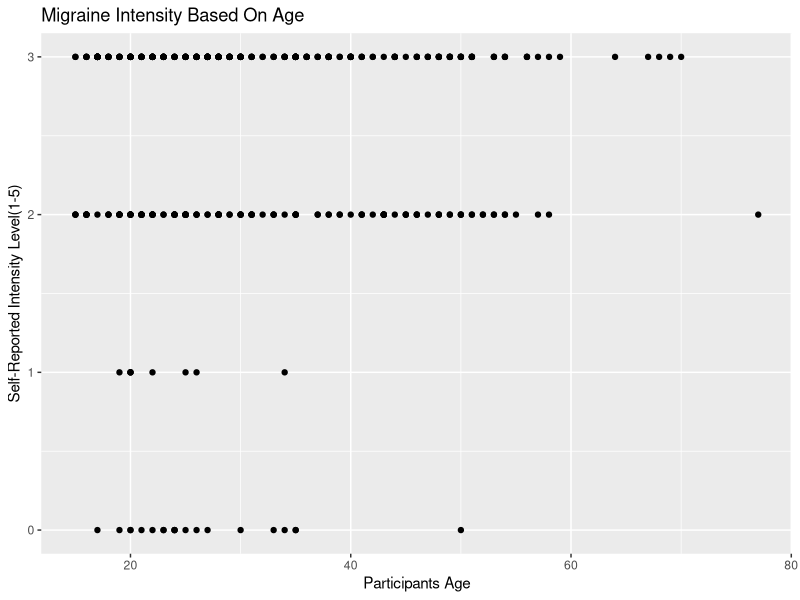
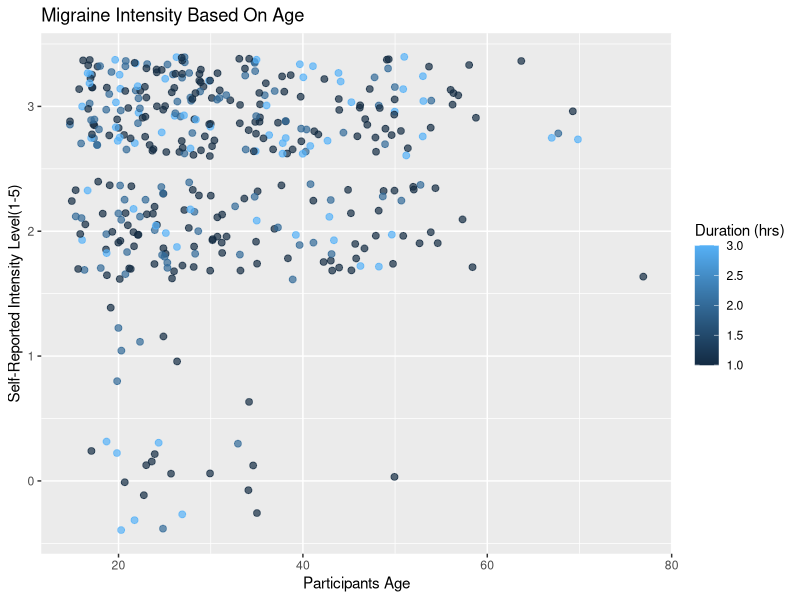
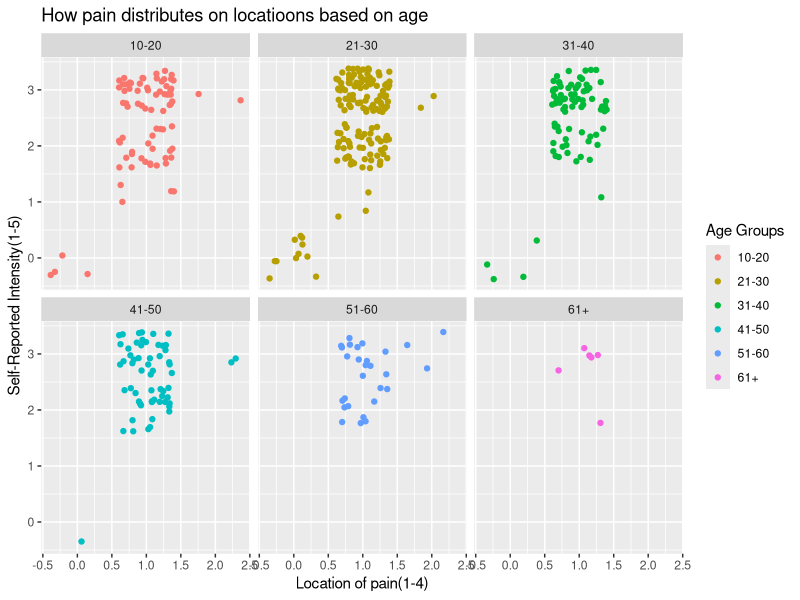
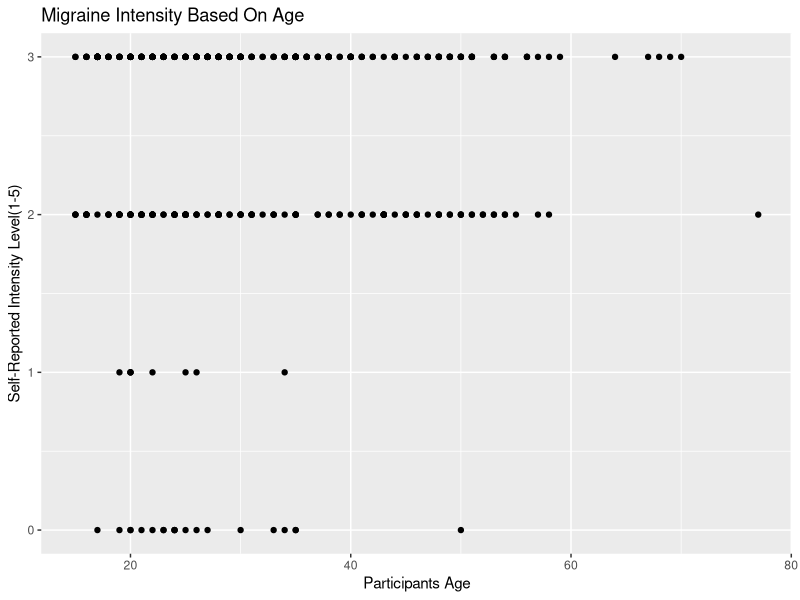
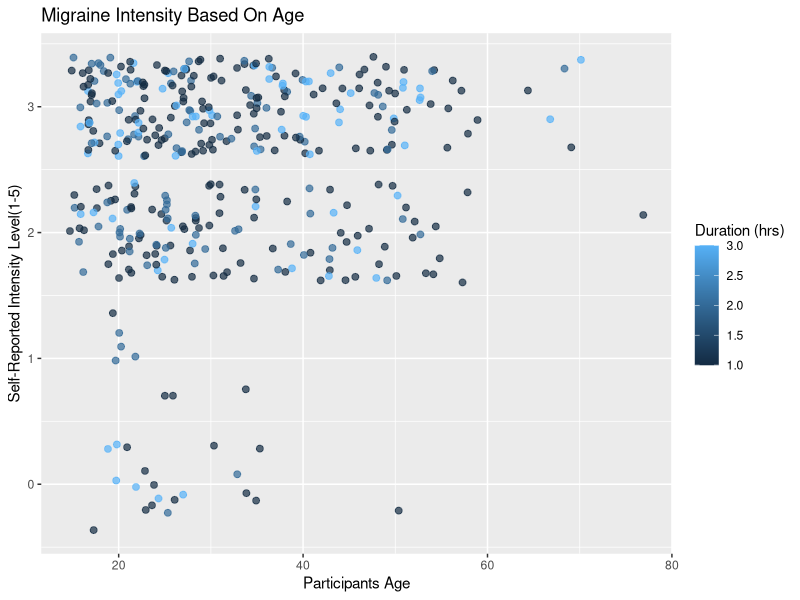
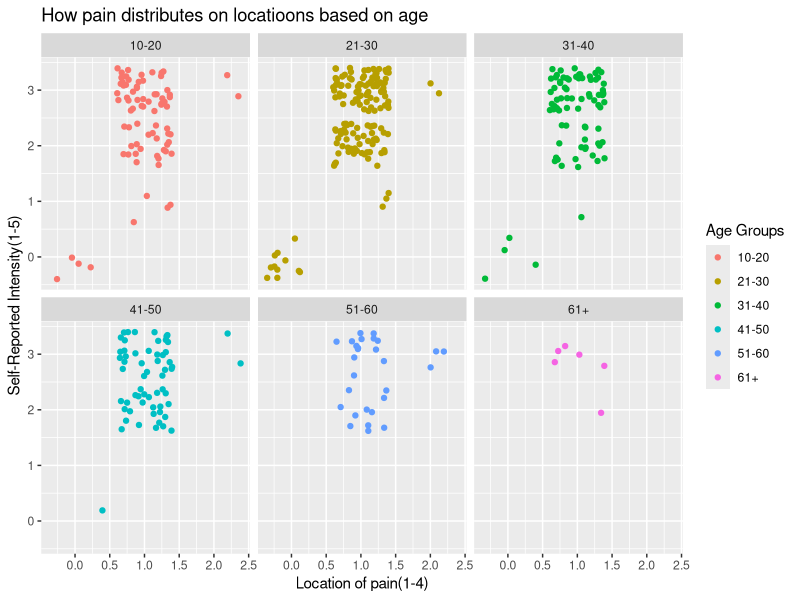

Reproduce these figures in R, in order.
## ---- chunk 1
#Setting up our data set and packages needed
library(ggplot2)
library(tidyverse)
migraine_symptom_classification <- read.csv("migraine_symptom_classification.csv")
## ---- chunk 2
intensity_vs_age <- 
  ggplot(data = migraine_symptom_classification,
 mapping = aes(y = Intensity, x = Age)) +
  geom_point() + labs(x = "Participants Age",y = "Self-Reported Intensity Level(1-5)",
  title = "Migraine Intensity Based On Age") 

intensity_vs_age
ggsave(filename = "intensity_vs_age.png")

## ---- chunk 3
pain_duration_vs_age <- 
  ggplot(data = migraine_symptom_classification,
         mapping = aes(y = Intensity, x = Age, color = Duration)) + 
  geom_point(position = "jitter", alpha = 0.7, size = 2) + labs(
    x = "Participants Age", y = "Self-Reported Intensity Level(1-5)",
    title = "Migraine Intensity Based On Age", color = "Duration (hrs)")

pain_duration_vs_age
ggsave(filename = "pain_duration_vs_age.png")
## ---- chunk 4
#mutating a new data set that groups participants based on age range
new_migraine_symptom_classification <- migraine_symptom_classification |>
  mutate(age_grouped = case_when(
  Age > 10 & Age <= 20 ~ "10-20",Age > 20 & Age <= 30 ~"21-30", 
  Age > 30 & Age <= 40 ~"31-40", Age > 40 & Age <= 50 ~"41-50", 
  Age > 50 & Age <= 60 ~"51-60", Age > 60 & Age <= 90 ~"61+",))

#creates new graph with new variablefor age given 
intensity_vs_location <- ggplot(data = new_migraine_symptom_classification, 
         mapping = aes(x = Location, y = Intensity, color = age_grouped)) +
  geom_point(position = "jitter") + 
  facet_wrap(~age_grouped) + 
  labs(x = "Location of pain(1-4)", y = "Self-Reported Intensity(1-5)",
       title = "How pain distributes on locatioons based on age", color = "Age Groups")


intensity_vs_location
ggsave(filename = "intensity_vs_location.png")

